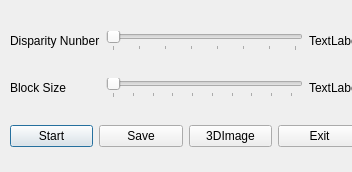
<?xml version="1.0" encoding="UTF-8"?>
<ui version="4.0">
 <class>DialogStereoBMcuda</class>
 <widget class="QDialog" name="DialogStereoBMcuda">
  <property name="geometry">
   <rect>
    <x>0</x>
    <y>0</y>
    <width>352</width>
    <height>172</height>
   </rect>
  </property>
  <property name="windowTitle">
   <string>Dialog</string>
  </property>
  <widget class="QWidget" name="layoutWidget">
   <property name="geometry">
    <rect>
     <x>10</x>
     <y>10</y>
     <width>351</width>
     <height>161</height>
    </rect>
   </property>
   <layout class="QGridLayout" name="gridLayout">
    <item row="1" column="0">
     <widget class="QLabel" name="label_2">
      <property name="text">
       <string>Block Size</string>
      </property>
     </widget>
    </item>
    <item row="1" column="1">
     <widget class="QSlider" name="sliderBlockSize">
      <property name="minimum">
       <number>5</number>
      </property>
      <property name="maximum">
       <number>51</number>
      </property>
      <property name="orientation">
       <enum>Qt::Horizontal</enum>
      </property>
      <property name="tickPosition">
       <enum>QSlider::TicksBelow</enum>
      </property>
      <property name="tickInterval">
       <number>5</number>
      </property>
     </widget>
    </item>
    <item row="0" column="0">
     <widget class="QLabel" name="label">
      <property name="text">
       <string>Disparity Nunber</string>
      </property>
     </widget>
    </item>
    <item row="0" column="1">
     <widget class="QSlider" name="sliderDisparityNum">
      <property name="minimum">
       <number>16</number>
      </property>
      <property name="maximum">
       <number>128</number>
      </property>
      <property name="singleStep">
       <number>16</number>
      </property>
      <property name="pageStep">
       <number>16</number>
      </property>
      <property name="orientation">
       <enum>Qt::Horizontal</enum>
      </property>
      <property name="tickPosition">
       <enum>QSlider::TicksBelow</enum>
      </property>
      <property name="tickInterval">
       <number>16</number>
      </property>
     </widget>
    </item>
    <item row="0" column="2">
     <widget class="QLabel" name="labelDisparity">
      <property name="text">
       <string>TextLabel</string>
      </property>
     </widget>
    </item>
    <item row="1" column="2">
     <widget class="QLabel" name="labelBlockSize">
      <property name="text">
       <string>TextLabel</string>
      </property>
     </widget>
    </item>
    <item row="2" column="0" colspan="3">
     <layout class="QHBoxLayout" name="horizontalLayout">
      <item>
       <widget class="QPushButton" name="pushButton">
        <property name="text">
         <string>Start</string>
        </property>
       </widget>
      </item>
      <item>
       <widget class="QPushButton" name="btnSave">
        <property name="text">
         <string>Save</string>
        </property>
       </widget>
      </item>
      <item>
       <widget class="QPushButton" name="btn3Dimage">
        <property name="text">
         <string>3DImage</string>
        </property>
       </widget>
      </item>
      <item>
       <widget class="QPushButton" name="btnExit">
        <property name="text">
         <string>Exit</string>
        </property>
       </widget>
      </item>
     </layout>
    </item>
   </layout>
  </widget>
 </widget>
 <resources/>
 <connections/>
</ui>
